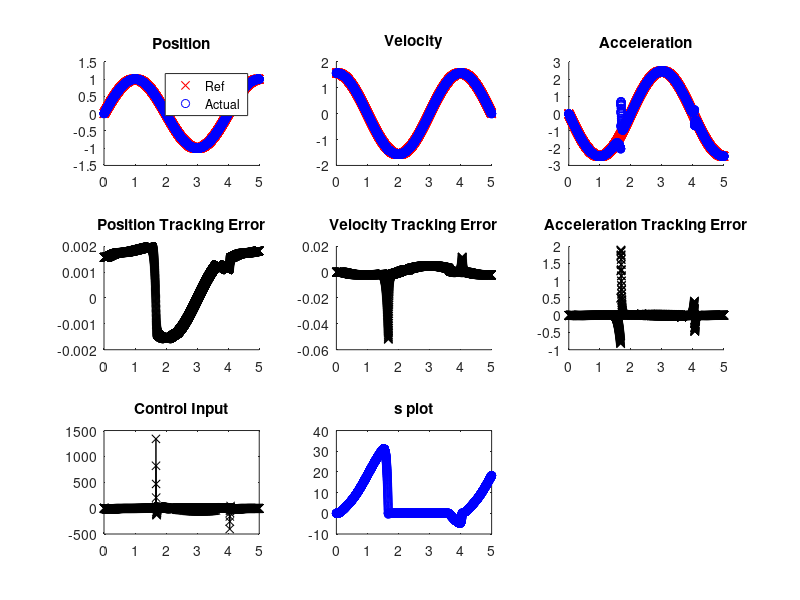

Source code (MATLAB):
% Created by: Ammar Kothari

% ME 533: Nonlinear Dynamic Analysis
% HW3
%% Problem 1 (7.7)
clf(figure(1));
alpha1 = @(t) sin(t);
alpha2 = @(t) cos(t);

f = @(t,x) -alpha1(t)*abs(x(1))*x(2)^2 - alpha2(t)*x(1)^3*cos(2*x(1));
plant = @(t,x,v) -alpha1(t)*abs(x(1))*x(2)^2 - alpha2(t)*x(1)^3*cos(2*x(1)) + v;

alpha1_hat = @(t) 0;
alpha2_hat = @(t) 2;
f_hat = @(t,x) -alpha1_hat(t)*abs(x(1))*x(2)^2 - alpha2_hat(t)*x(1)^3*cos(2*x(1));

alpha1_limit = @(t) 1;
alpha2_limit = @(t) 3;
F = @(t,x) -alpha1_hat(t)*abs(x(1))*x(2)^2 - alpha2_hat(t)*x(1)^3*cos(2*x(1));

dt = 1e-2;
t_end = 20;
ts = 0:dt:t_end;

% Controller
lambda = 100;
eta = 0.1;
u_max = 5;
u_min = -5;

s_func = @(x_err) x_err(2)+lambda*x_err(1);

xs = -100*(ones(length(ts),3));
vs = -100*(ones(length(ts),1));
ss = -100*(ones(length(ts),1));
% % Plant only plot
% x = [1,-1];
% v = 0;
% for it = 1:length(ts)
%     xdd = plant(ts(it), x, v);
%     x = x + dt*[x(2), xdd];
%     
%     xs(it, :) = [x, xdd];
% %     plot(ts(1:it), xs(1:it,1), 'rx')
% %     drawnow()
% end

% xdd_des = [1e-3*0:dt:1, zeros(length((1+dt):dt:t_end), 1)']';
% xdd_des = sin(pi/2*ts');
% xd_des = cumsum(dt*xdd_des);
% x_des = cumsum(dt*xd_des);
x_des = sin(pi/2*ts');
% x_des = [0:dt:1, ones(length((1+dt):dt:t_end), 1)']';
xd_des = diff(x_des)/dt; xd_des = [xd_des(1); xd_des];
xdd_des = diff(xd_des)/dt; xdd_des = [xdd_des(1); xdd_des];
traj = [x_des, xd_des, xdd_des];
x = traj(1, 1:2);

for it = 1:length(ts)
    % determine control input
    x_err = x - traj(it,1:2); % don't care about error in acceleration because that is an input!
    u_hat = -f_hat(ts(it),x) + traj(it,3) - lambda*x_err(2);
    k = F(ts(it),x) + eta;
    s = s_func(x_err);
    v = u_hat - k*sign(s);
%     v = min(u_min, max(u_max, v_raw));
    % plot(ts(1:it), x_des(1:it,1), 'rx')
    
    % run dynamics forward
    xdd = plant(ts(it), x, v);
    x = x + dt*[x(2), xdd];
    
    xs(it, :) = [x, xdd];
    vs(it) = v;
    ss(it) = s;
end
    
% plotting
% plot(ts, xs(:,1), 'rx')
% plot(ts, vs(:,1), 'bx-')

% position
subplot(3,2,1)
hold on
plot(ts, traj(:,1), 'r-')
plot(ts, xs(:,1), 'bx')
title('Position')
legend('Ref', 'Actual')

% position error
subplot(3,2,3)
hold on
plot(ts, xs(:,1) - traj(:,1), 'b-')
title('Position Tracking Error')

% velocity
subplot(3,2,2)
hold on
plot(ts, traj(:,2), 'r-')
plot(ts, xs(:,2), 'bx')
title('Velocity')
legend('Ref', 'Actual')

% velocity error
subplot(3,2,4)
hold on
plot(ts, xs(:,2) - traj(:,2), 'k-')
title('Position Tracking Error')

% control input
subplot(3,2,5)
plot(ts, vs, 'k-')
title('Control Input')

% s plot
subplot(3,2,6)
plot(ts, ss, 'b-')
title('s plot')
% fprintf('Switch Count: %d \n', switch_count)


%% Problem 2 7.10
clf(figure(1));
alpha1 = @(t) -1;
alpha2 = @(t) -2;
b = @(t) 1;
f = @(t,x) -alpha1(t)*x(3)^2 - alpha2(t)*x(2)^5*sin(4*x(1));
plant = @(t,x,u) -alpha1(t)*x(3)^2 - alpha2(t)*x(2)^5*sin(4*x(1)) + b(t)*u;

m = 3; % order of plant

alpha1_hat = @(t) 0;
alpha2_hat = @(t) 0;
b_hat = @(t) sqrt(1*4);
f_hat = @(t,x) -alpha1_hat(t)*x(3)^2 - alpha2_hat(t)*x(2)^5*sin(4*x(1));

alpha1_limit = @(t) 2;
alpha2_limit = @(t) 4;
F = @(t,x) alpha1_hat(t)*x(3)^2 + alpha2_hat(t)*x(2)^5*sin(4*x(1));

dt = 1e-3;
t_end = 5;
ts = 0:dt:t_end;

% Controller
B = 2;
lambda = 100;
eta = 0.1;
phi=1;

s_func = @(x_err) x_err(3)+2*lambda*x_err(2)+lambda^2*x_err(1);

xs = -100*(ones(length(ts),m+1));
vs = -100*(ones(length(ts),1));
ss = -100*(ones(length(ts),1));
% % Plant only plot
% x = [1,-1, 0];
% v = 0;
% for it = 1:length(ts)
%     xdd = plant(ts(it), x, v);
%     x = x + dt*[x(2:m), xdd];
%     
%     xs(it, :) = [x, xdd];
%     plot(ts(1:it), xs(1:it,1), 'rx')
%     drawnow()
% end

% xdd_des = [1e-3*0:dt:1, zeros(length((1+dt):dt:t_end), 1)']';
% xddd_des = sin(pi/2*ts');
% xdd_des = cumsum(dt*xddd_des);
% xd_des = cumsum(dt*xdd_des);
% x_des = cumsum(dt*xd_des);
x_des = sin(pi/2*ts');
% x_des = [0:dt:1, ones(length((1+dt):dt:t_end), 1)']';
xd_des = diff(x_des)/dt; xd_des = [xd_des(1); xd_des];
xdd_des = diff(xd_des)/dt; xdd_des = [xdd_des(1); xdd_des];
xddd_des = diff(xdd_des)/dt; xddd_des = [xddd_des(1); xddd_des];
traj = [x_des, xd_des, xdd_des, xddd_des];
x = traj(1, 1:m);
switch_count = 0;

sigmoid = @(X) 2/(1+exp(-X))-1;
for it = 1:length(ts)
    % determine control input
    x_err = x - traj(it,1:m); % don't care about error in acceleration because that is an input!
    u_hat = -f_hat(ts(it),x) + traj(it,end) - 2*lambda*x_err(3) - lambda^2*x_err(2);
    k = B*(F(ts(it),x) + eta) + abs(B-1)*abs(u_hat);
    s = s_func(x_err);
    v = u_hat - k*sign(s);
%     v = u_hat - k*min(1, max(-1, s/phi));
%     v = u_hat - k*sigmoid(s);
    % plot(ts(1:it), x_des(1:it,1), 'rx')
    
    % run dynamics forward
    xddd = plant(ts(it), x, v);
    x = x + dt*[x(2:m), xddd];
    
    xs(it, :) = [x, xddd];
    vs(it) = v;
    if it>1 && sign(s) ~= sign(ss(it-1))
        switch_count = switch_count + 1;
    end
    ss(it) = s;
    
    
    
end
    
% plotting
% plot(ts, xs(:,1), 'rx')
% plot(ts, vs(:,1), 'bx-')


% position
subplot(3,3,1)
hold on
plot(ts, traj(:,1), 'rx')
plot(ts, xs(:,1), 'bo')
title('Position')
legend('Ref', 'Actual')

% position error
subplot(3,3,4)
hold on
plot(ts, xs(:,1) - traj(:,1), 'kx-')
title('Position Tracking Error')

% velocity
subplot(3,3,2)
hold on
plot(ts, traj(:,2), 'rx')
plot(ts, xs(:,2), 'bo')
title('Velocity')

% velocity error
subplot(3,3,5)
hold on
plot(ts, xs(:,2) - traj(:,2), 'kx-')
title('Velocity Tracking Error')

% Acceleration
subplot(3,3,3)
hold on
plot(ts, traj(:,3), 'rx')
plot(ts, xs(:,3), 'bo')
title('Acceleration')

% Acceleration error
subplot(3,3,6)
hold on
plot(ts, xs(:,3) - traj(:,3), 'kx-')
title('Acceleration Tracking Error')

% control input
subplot(3,3,7)
plot(ts, vs, 'kx-')
title('Control Input')

% s plot
subplot(3,3,8)
plot(ts, ss, 'bo-')
title('s plot')
fprintf('Switch Count: %d \n', switch_count)